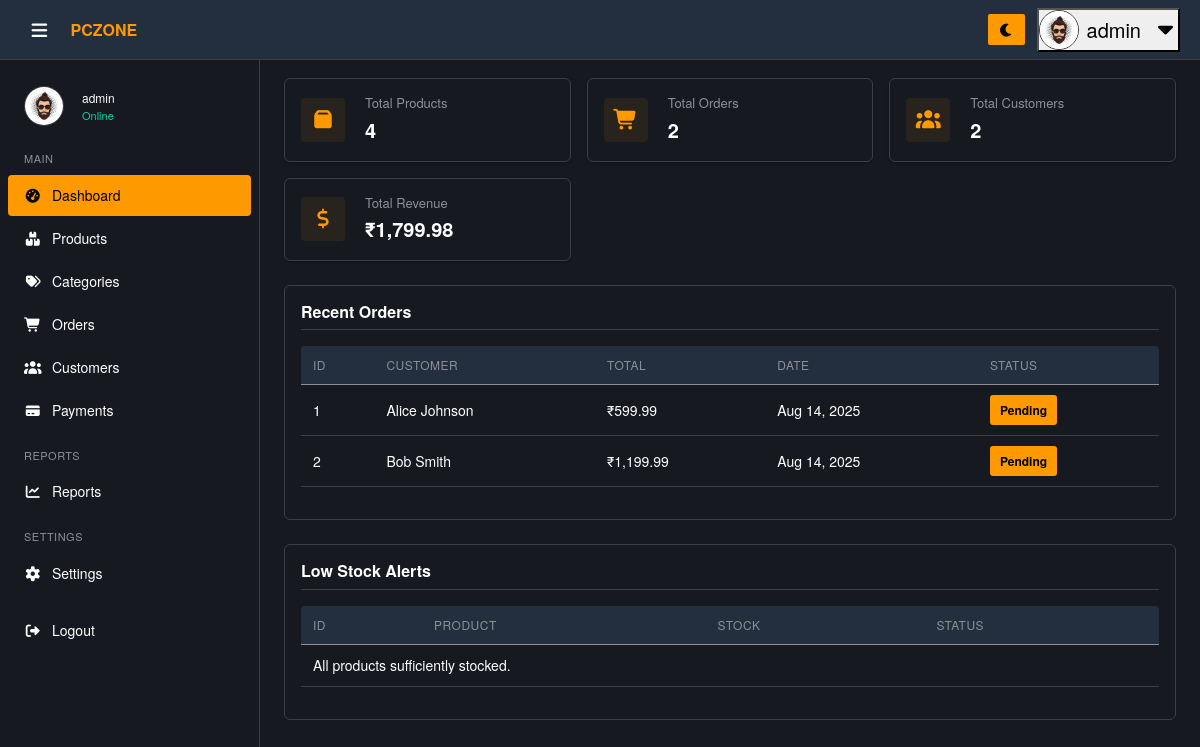
The app's page /admin/pages/dashboard.php (signed in), older data.
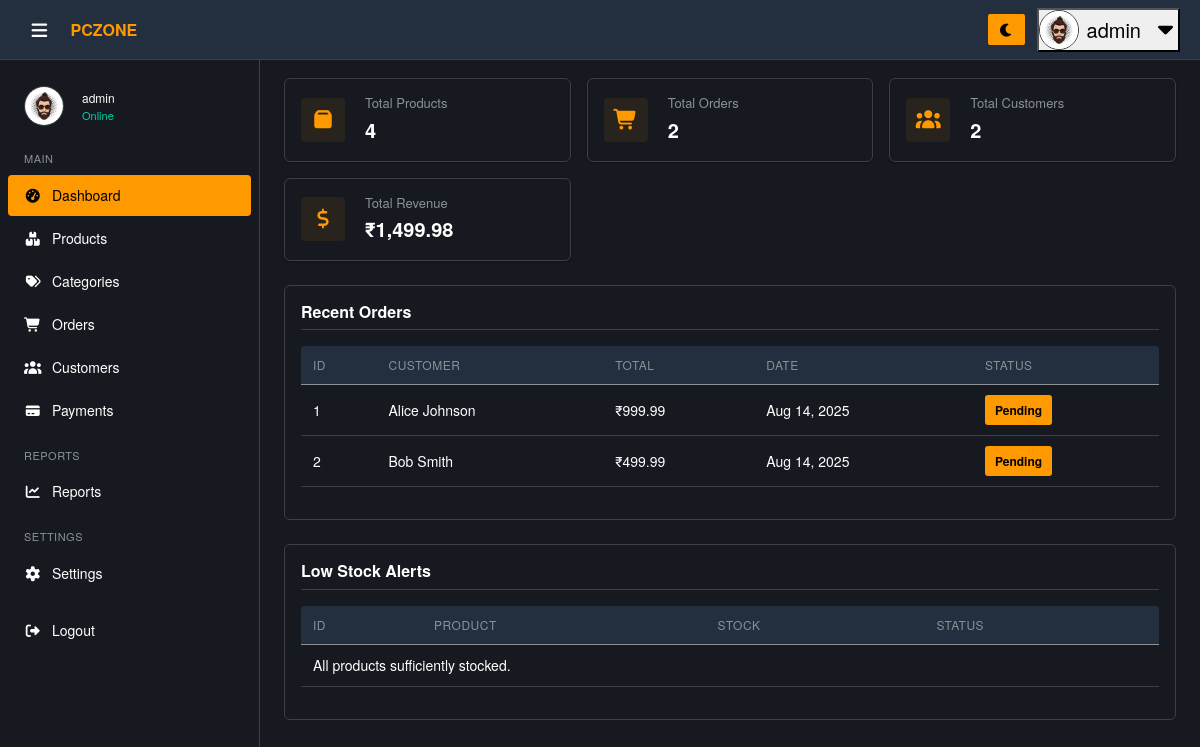
The same page, newer data.
### tables this page shows
CREATE TABLE IF NOT EXISTS orders (
    order_id INT AUTO_INCREMENT PRIMARY KEY,
    customer_id INT NOT NULL,
    billing_address_id INT NOT NULL,
    shipping_address_id INT NOT NULL,
    total_amount DECIMAL(10,2) NOT NULL,
     
     
    order_status ENUM('Pending','Processing','Shipped','Delivered','Cancelled','Returned') DEFAULT 'Pending',
    tracking_number VARCHAR(100) DEFAULT NULL,
    shipping_method VARCHAR(100) DEFAULT NULL,
    order_notes TEXT DEFAULT NULL,
    paid_at DATETIME DEFAULT NULL,
    cancelled_at DATETIME DEFAULT NULL,
    refunded_at DATETIME DEFAULT NULL,
    shipped_date DATE DEFAULT NULL,
    delivered_date DATE DEFAULT NULL,
    order_date DATETIME DEFAULT CURRENT_TIMESTAMP,
    created_at DATETIME DEFAULT CURRENT_TIMESTAMP,
    updated_at DATETIME DEFAULT CURRENT_TIMESTAMP ON UPDATE CURRENT_TIMESTAMP,
    FOREIGN KEY (customer_id) REFERENCES customers(customer_id) ON DELETE CASCADE,
    FOREIGN KEY (billing_address_id) REFERENCES addresses(address_id) ON DELETE CASCADE,
    FOREIGN KEY (shipping_address_id) REFERENCES addresses(address_id) ON DELETE CASCADE
);

### admin/pages/dashboard.php (the view, shortened to what this page needs)
<?php
include '../includes/db_connect.php';
function getCount($conn, $table, $condition = '')
{
  $query = "SELECT COUNT(*) as total FROM $table $condition";
  $result = mysqli_query($conn, $query);
  $data = mysqli_fetch_assoc($result);
  return $data['total'] ?? 0;
}
function getTotalRevenue($conn)
{
  $query = "SELECT SUM(total_amount) as total FROM orders";
  $result = mysqli_query($conn, $query);
  $data = mysqli_fetch_assoc($result);
  return $data['total'] ?? 0;
}
$totalProducts = getCount($conn, 'products');
$totalOrders = getCount($conn, 'orders');
$totalCustomers = getCount($conn, 'customers');
$totalRevenue = getTotalRevenue($conn);
?>
<!DOCTYPE html>
<html lang="en">
<head>
  <link rel="stylesheet" href="../assets/vendor/fontawesome/css/all.min.css">
  <link rel="stylesheet" href="../assets/vendor/bootstrap/css/bootstrap.min.css">
  <link rel="stylesheet" href="../assets/css/style.css">
</head>
<body>
  <?php include '../includes/header.php'; ?>
  <?php $page = 'dashboard';
  include '../includes/sidebar.php'; ?>
  <main class="main-content">
    <div class="content-wrapper">
      <div class="dashboard-cards mb-4">
        <div class="card d-flex align-items-center p-3">
          <i class="fas fa-box"></i>
          <div class="ms-2">
            <h3>Total Products</h3>
            <p class="mb-0"><?= $totalProducts ?></p>
          </div>
        </div>
        <div class="card d-flex align-items-center p-3">
          <i class="fas fa-shopping-cart"></i>
          <div class="ms-2">
            <h3>Total Orders</h3>
            <p class="mb-0"><?= $totalOrders ?></p>
          </div>
        </div>
        <div class="card d-flex align-items-center p-3">
          <i class="fas fa-users"></i>
          <div class="ms-2">
            <h3>Total Customers</h3>
            <p class="mb-0"><?= $totalCustomers ?></p>
          </div>
        </div>
        <div class="card d-flex align-items-center p-3">
          <i class="fas fa-dollar-sign"></i>
          <div class="ms-2">
            <h3>Total Revenue</h3>
            <p class="mb-0">₹<?= number_format($totalRevenue, 2) ?></p>
          </div>
        </div>
      </div>
      <section class="dashboard-section mb-4">
        <h2>Recent Orders</h2>
        <div class="table-box mt-2">
          <table class="data-table table table-sm table-hover align-middle">
            <thead>
              <tr>
                <th>ID</th>
                <th>Customer</th>
                <th>Total</th>
                <th>Date</th>
                <th>Status</th>
              </tr>
            </thead>
            <tbody>
              <?php
              $recentOrders = mysqli_query($conn, "
                SELECT o.order_id,
                       CONCAT(c.first_name, ' ', c.last_name) AS customer_name,
                       o.total_amount,
                       o.order_date,
                       o.order_status
                FROM orders o
                JOIN customers c ON o.customer_id = c.customer_id
                ORDER BY o.order_date DESC
                LIMIT 5
              ");
              if (mysqli_num_rows($recentOrders) > 0) {
                while ($order = mysqli_fetch_assoc($recentOrders)) {
                  $statusClass = 'status-' . strtolower($order['order_status']);
                  $statusLabel = ucfirst($order['order_status']);
                  echo "<tr>
                          <td>{$order['order_id']}</td>
                          <td>{$order['customer_name']}</td>
                          <td>₹" . number_format($order['total_amount'], 2) . "</td>
                          <td>" . date('M d, Y', strtotime($order['order_date'])) . "</td>
                          <td><span class='{$statusClass}'>{$statusLabel}</span></td>
                        </tr>";
                }
              } else {
                echo "<tr><td colspan='5'>No recent orders found.</td></tr>";
              }
              ?>
            </tbody>
          </table>
        </div>
      </section>
      <section class="dashboard-section mb-4">
        <h2>Low Stock Alerts</h2>
        <div class="table-box mt-2">
          <table class="data-table table table-sm table-hover align-middle">
            <thead>
              <tr>
                <th>ID</th>
                <th>Product</th>
                <th>Stock</th>
                <th>Status</th>
              </tr>
            </thead>
            <tbody>
              <?php
              $lowStock = mysqli_query($conn, "SELECT * FROM products WHERE stock < 10 ORDER BY stock ASC LIMIT 5");
              if (mysqli_num_rows($lowStock) > 0) {
                while ($product = mysqli_fetch_assoc($lowStock)) {
                  $statusClass = $product['stock'] == 0 ? 'out-of-stock' : 'low-stock';
                  $statusText = $product['stock'] == 0 ? 'Out of Stock' : 'Low Stock';
                  echo "<tr>
                          <td>{$product['product_id']}</td>
                          <td>{$product['product_name']}</td>
                          <td>{$product['stock']}</td>
                          <td><span class='stock-badge {$statusClass}'>{$statusText}</span></td>
                        </tr>";
                }
              } else {
                echo "<tr><td colspan='4'>All products sufficiently stocked.</td></tr>";
              }
              ?>
            </tbody>
          </table>
        </div>
      </section>
    </div>
  </main>
</body>
</html>

### admin/includes/header.php (shortened to what this page needs)
<?php
$userName = trim(($_SESSION['full_name'] ?? '')) ?: ($_SESSION['username'] ?? 'Admin');
?>
<header class="admin-header">
  <div class="left-section">
    <button id="hamburger" class="hamburger" type="button" aria-label="Toggle sidebar">
      <i class="fas fa-bars"></i>
    </button>
    <a href="dashboard.php" class="brand-link">
      <span style="color:#ff9900; font-weight:700;">PC</span>ZONE
    </a>
  </div>
  <div class="right-section">
    <button id="themeToggle" class="admin-button" type="button" aria-label="Toggle theme">
      <i id="themeIcon" class="fas fa-moon"></i>
    </button>
    <div class="dropdown">
      <button class="user-btn d-flex align-items-center gap-2" id="userDropdown" data-bs-toggle="dropdown" aria-expanded="false">
        <img src="../assets/images/admin.jpg" alt="avatar" class="admin-avatar">
        <span class="d-none d-sm-inline"><?= htmlspecialchars($userName) ?></span>
        <i class="fas fa-caret-down ms-1"></i>
      </button>
    </div>
  </div>
</header>

### admin/includes/sidebar.php
<?php
$active = function ($name) use ($page) {
  return isset($page) && $page === $name ? 'active' : '';
};
?>
<aside id="sidebar" class="sidebar">
  <div class="admin-profile d-flex align-items-center px-3 mb-3">
    <img src="../assets/images/admin.jpg" alt="avatar" class="admin-avatar">
    <div class="admin-info ms-2">
      <strong><?= htmlspecialchars($_SESSION['full_name'] ?? $_SESSION['username'] ?? 'Admin') ?></strong>
      <span class="status">Online</span>
    </div>
  </div>
  <nav class="nav-links px-2">
    <div class="nav-title">Main</div>
    <a href="dashboard.php" class="<?= $active('dashboard') ?>">
      <span class="icon"><i class="fas fa-tachometer-alt"></i></span>
      <span class="label">Dashboard</span>
    </a>
    <a href="products.php" class="<?= $active('products') ?>">
      <span class="icon"><i class="fas fa-boxes"></i></span>
      <span class="label">Products</span>
    </a>
    <a href="categories.php" class="<?= $active('categories') ?>">
      <span class="icon"><i class="fas fa-tags"></i></span>
      <span class="label">Categories</span>
    </a>
    <a href="orders.php" class="<?= $active('orders') ?>">
      <span class="icon"><i class="fas fa-shopping-cart"></i></span>
      <span class="label">Orders</span>
    </a>
    <a href="customers.php" class="<?= $active('customers') ?>">
      <span class="icon"><i class="fas fa-users"></i></span>
      <span class="label">Customers</span>
    </a>
    <a href="payments.php" class="<?= $active('payments') ?>">
      <span class="icon"><i class="fas fa-credit-card"></i></span>
      <span class="label">Payments</span>
    </a>
    <div class="nav-title mt-3">Reports</div>
    <a href="reports.php" class="<?= $active('reports') ?>">
      <span class="icon"><i class="fas fa-chart-line"></i></span>
      <span class="label">Reports</span>
    </a>
    <div class="nav-title mt-3">Settings</div>
    <a href="settings.php" class="<?= $active('settings') ?>">
      <span class="icon"><i class="fas fa-cog"></i></span>
      <span class="label">Settings</span>
    </a>
    <a href="../logout.php" class="mt-3">
      <span class="icon"><i class="fas fa-sign-out-alt"></i></span>
      <span class="label">Logout</span>
    </a>
  </nav>
</aside>

Row changes from the older to the newer data that the page shows:
changed orders id 1: total_amount "599.99" → "999.99"
changed orders id 2: total_amount "1,199.99" → "499.99"
Text that changed along with them:
$totalRevenue: "1,799.98" → "1,499.98"
